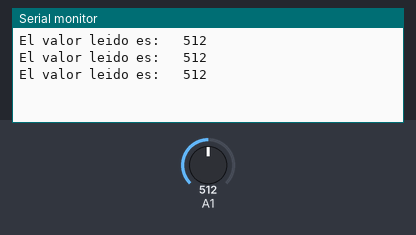
Bench run of a sketch on a simulated Arduino Uno, built with avr-gcc and run on an emulated ATmega328P. Parts: the last lines printed to the serial monitor. The test bench sets the inputs (shaded band); at power-on: A1 = 512.

Above: at 1.3 s.
1.4 s: A1 set to 716
At 1.9 s:
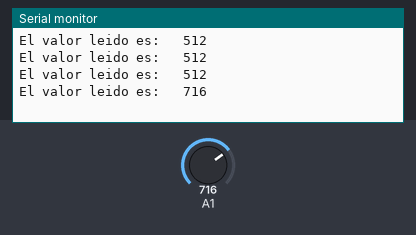
2.9 s: A1 set to 900
At 3.4 s:
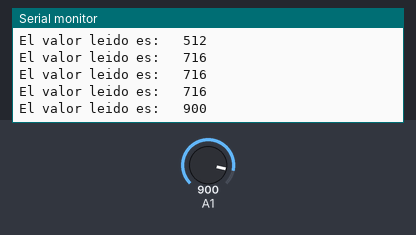
Timing chart, 0 to 5.9 s (numbered marks = the images above; inputs shaded):
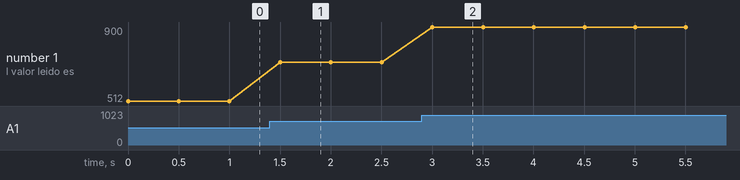

Measured:
- after the input at 1.4 s, the serial monitor: prints a new line after 0.10 s (image 1)
- after the input at 2.9 s, the serial monitor: prints a new line after 0.10 s (image 2)
- plotted number 1: 512 → 716 after the input at 1.4 s, 716 → 900 after the input at 2.9 s

The sketch:

Potenciometro.ino
```cpp
/*
 * conexion de un potenciometro
 * Un extremo a 5 voltios, el otro a tierra y por el del medio es por el que nos da la salida el potenciometro
 * pin 13 estado alto significa que en ese pin aparecen 65 voltios y la luz luce
 * cuando este en 5 voltios , la variable que voy a leer y guardar cuando este en el 5 valdra 1023 y al llegar a l 0 valdra 0
 *
 * Concecto en 5 voltios una pata, la otra a gnd y la tercera a
 *
 *
 */


int ValorLectura;


void setup() {
  // put your setup code here, to run once:
Serial.begin(9600);
}

void loop() {
  // put your main code here, to run repeatedly:
ValorLectura = analogRead(A1); //leo la entrada analogica A1 que es la salida del potenciometro

Serial.print("El valor leido es: ");
Serial.print("\t");
Serial.println(ValorLectura);
delay(500);


}
```
